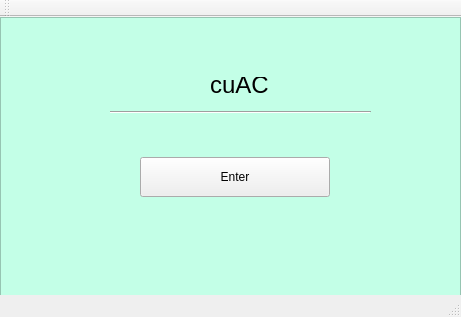
<?xml version="1.0" encoding="UTF-8"?>
<ui version="4.0">
 <class>MainWindow</class>
 <widget class="QMainWindow" name="MainWindow">
  <property name="geometry">
   <rect>
    <x>0</x>
    <y>0</y>
    <width>461</width>
    <height>317</height>
   </rect>
  </property>
  <property name="windowTitle">
   <string>MainWindow</string>
  </property>
  <property name="autoFillBackground">
   <bool>false</bool>
  </property>
  <property name="styleSheet">
   <string notr="true"/>
  </property>
  <widget class="QWidget" name="centralWidget">
   <widget class="QPushButton" name="enterButton">
    <property name="geometry">
     <rect>
      <x>140</x>
      <y>140</y>
      <width>190</width>
      <height>40</height>
     </rect>
    </property>
    <property name="font">
     <font>
      <family>Helvetica Neue</family>
     </font>
    </property>
    <property name="autoFillBackground">
     <bool>false</bool>
    </property>
    <property name="styleSheet">
     <string notr="true">QPushButton#enterButton{
	color: black;
}

QPushButton#enterButton:hover {
	color: rgb(78, 130, 123);
}</string>
    </property>
    <property name="text">
     <string>Enter</string>
    </property>
   </widget>
   <widget class="QLabel" name="label">
    <property name="geometry">
     <rect>
      <x>210</x>
      <y>60</y>
      <width>59</width>
      <height>16</height>
     </rect>
    </property>
    <property name="font">
     <font>
      <family>Helvetica Neue</family>
      <pointsize>18</pointsize>
     </font>
    </property>
    <property name="text">
     <string>cuACS</string>
    </property>
   </widget>
   <widget class="Line" name="line">
    <property name="geometry">
     <rect>
      <x>110</x>
      <y>80</y>
      <width>261</width>
      <height>31</height>
     </rect>
    </property>
    <property name="styleSheet">
     <string notr="true">Line{
	color: rgb(60, 60, 60);
	border-color: black;
}</string>
    </property>
    <property name="orientation">
     <enum>Qt::Horizontal</enum>
    </property>
   </widget>
   <widget class="QGraphicsView" name="graphicsView">
    <property name="geometry">
     <rect>
      <x>0</x>
      <y>0</y>
      <width>461</width>
      <height>281</height>
     </rect>
    </property>
    <property name="styleSheet">
     <string notr="true">QGraphicsView{
	background-color: rgb(195, 255, 231);
}</string>
    </property>
   </widget>
   <zorder>graphicsView</zorder>
   <zorder>enterButton</zorder>
   <zorder>label</zorder>
   <zorder>line</zorder>
  </widget>
  <widget class="QToolBar" name="mainToolBar">
   <attribute name="toolBarArea">
    <enum>TopToolBarArea</enum>
   </attribute>
   <attribute name="toolBarBreak">
    <bool>false</bool>
   </attribute>
  </widget>
  <widget class="QStatusBar" name="statusBar"/>
 </widget>
 <layoutdefault spacing="6" margin="11"/>
 <resources/>
 <connections/>
</ui>
